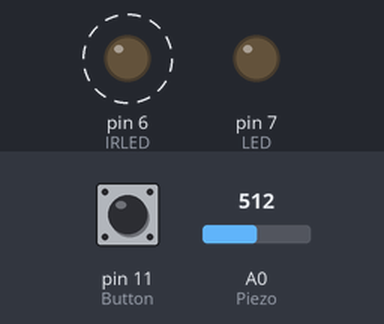
Bench run of a program on a simulated Arduino Uno, built with avr-gcc and run on an emulated ATmega328P. On the bench: output pins drawn as LEDs (lit = HIGH). Dashed ring = blinking. The test bench sets the inputs (shaded band); at power-on: pin 11 (Button) LOW, A0 (Piezo) = 512.

Above: at 1.9 s.
2.0 s: pin 11 (Button) pulled HIGH for 1.4 s
At 3.1 s:
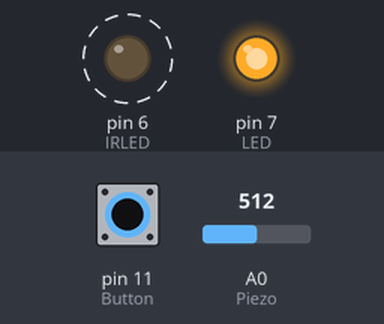
5.5 s: A0 (Piezo) set to 519
At 6.2 s:
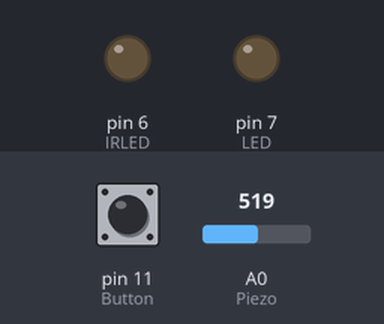
7.1 s: A0 (Piezo) set to 511
At 10.9 s:
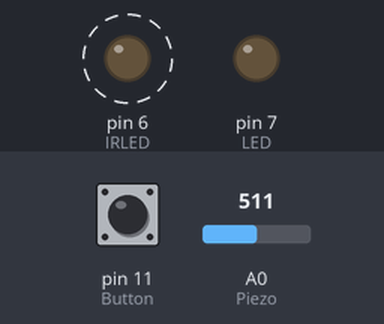
11.0 s: A0 (Piezo) set to 716
At 12.1 s:
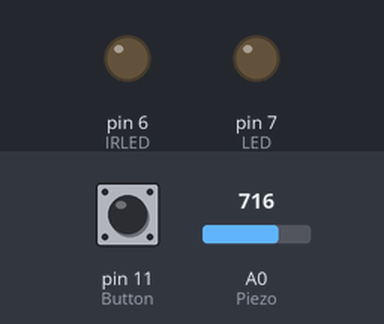
Timing chart, 0 to 13.6 s (numbered marks = the images above; inputs shaded):
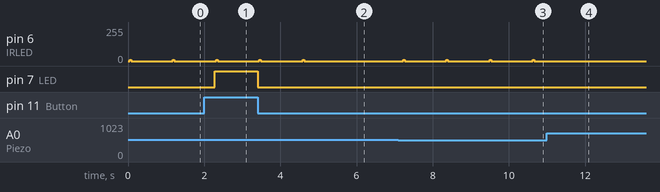

Measured:
- the behaviour switches between 512 and 513 on A0 (Piezo) (found by bisection; images 1 and 2)
- after the input at 2.0 s, pin 7 (LED): LOW → HIGH after 0.27 s, → LOW 1.1 s later
- after the input at 5.5 s, pin 6 (IRLED): stops changing and stays 0/255
- after the input at 7.1 s, pin 6 (IRLED): alternates 9/255 for 0.04 s and 0/255 for 1.1 s, starting after 0.12 s
- after the input at 11.0 s, pin 6 (IRLED): stops changing and stays 0/255
- by itself, pin 6 (IRLED): alternates 9/255 for 0.04 s and 0/255 for 1.1 s

The program:

main.cpp
```cpp
#include "Arduino.h"


#define IRLED 6
#define LED 7
#define Piezo A0
#define Poty A2
#define Button 11

int threshhold = 800;
int PiezoIN = 0;
int PotyIN = 0;
int ButtonCheck = 0;
int timer=0;


void takePhoto(void);

void setup() {

  pinMode(IRLED, OUTPUT);
  pinMode(LED, OUTPUT);
  pinMode(Button, INPUT);
  digitalWrite(LED, LOW);
  // Serial.begin(9600);
}

void loop() {

  PiezoIN = analogRead(Piezo); //reading the piezo
  // Serial.println("PiezoIN");
  // Serial.println(PiezoIN);

  ButtonCheck = digitalRead(Button); //reading the button
  // Serial.println("ButtonCheck");
  // Serial.println(ButtonCheck);
  // Serial.println("threshhold");
  // Serial.println(threshhold);

  if(ButtonCheck == HIGH){ //if button is pressed the threshhold wil be set to poty input
    PotyIN = analogRead(Poty);
    // Serial.println("PotyIN");
    // Serial.println(PotyIN);
    threshhold = PotyIN;
    digitalWrite(LED, HIGH);
  }else{
    digitalWrite(LED, LOW);
  }

  if(PiezoIN <= threshhold){ //if the piezo input is lower than the threshhold a photo gets triggered
    takePhoto();
    delay(1000);
  }

  if(timer>=6000){ //counting seconds up to 10 min
    takePhoto();
    timer=0;
  }

  delay(100);
  timer++;
  //Serial.println(timer);

}


void takePhoto(void) { //function to trigger a photo via IR LED on a Nikon camera
  int i;
  // Serial.println("foto");
  timer=0;

  for (i = 0; i < 76; i++) {
    digitalWrite(IRLED, HIGH);
    delayMicroseconds(7);
    digitalWrite(IRLED, LOW);
    delayMicroseconds(7);
  }
  delay(27);
  delayMicroseconds(810);
  for (i = 0; i < 16; i++) {
    digitalWrite(IRLED, HIGH);
    delayMicroseconds(7);
    digitalWrite(IRLED, LOW);
    delayMicroseconds(7);
  }
  delayMicroseconds(1540);
  for (i = 0; i < 16; i++)
  {
    digitalWrite(IRLED, HIGH);
    delayMicroseconds(7);
    digitalWrite(IRLED, LOW);
    delayMicroseconds(7);
  }
  delayMicroseconds(3545);
  for (i = 0; i < 16; i++) {
    digitalWrite(IRLED, HIGH);
    delayMicroseconds(7);
    digitalWrite(IRLED, LOW);
    delayMicroseconds(7);
  }

}
```
